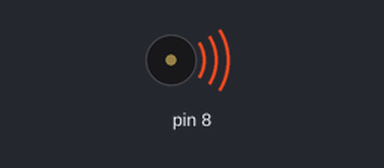
A sketch run on a simulated Arduino Uno, built with avr-gcc and run on an emulated ATmega328P. Parts: buzzer (waves = sounding).

Above: at 0.05 s.
Timing chart, 0 to 3.0 s (numbered marks = the images above):
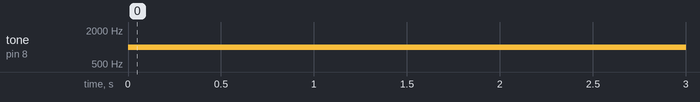

Measured:
- by itself, tone on pin 8: silent → 1000 Hz at 0.00 s

The sketch:

buzer.ino
```cpp
void setup() {


}

void loop() {
  tone(8,1000,500);
  delay(200);
  noTone(8);

}
```
